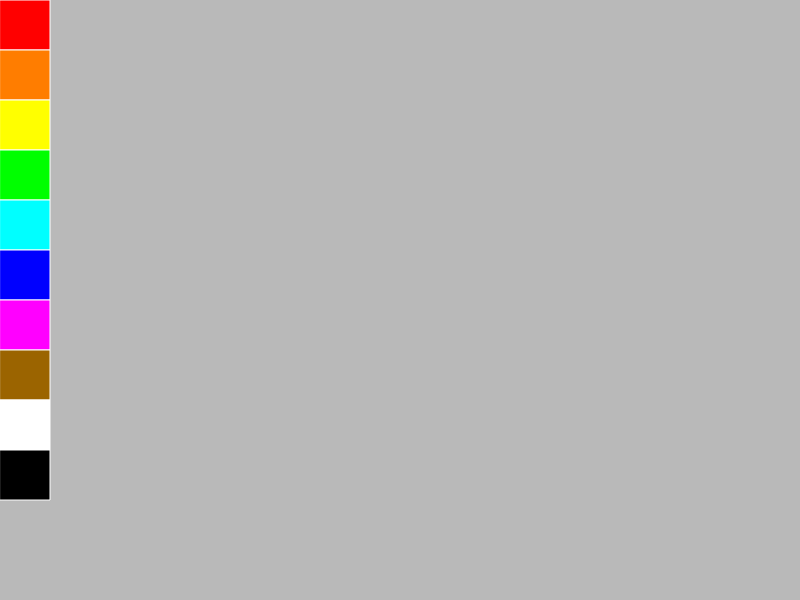
Frame 1 (no input)
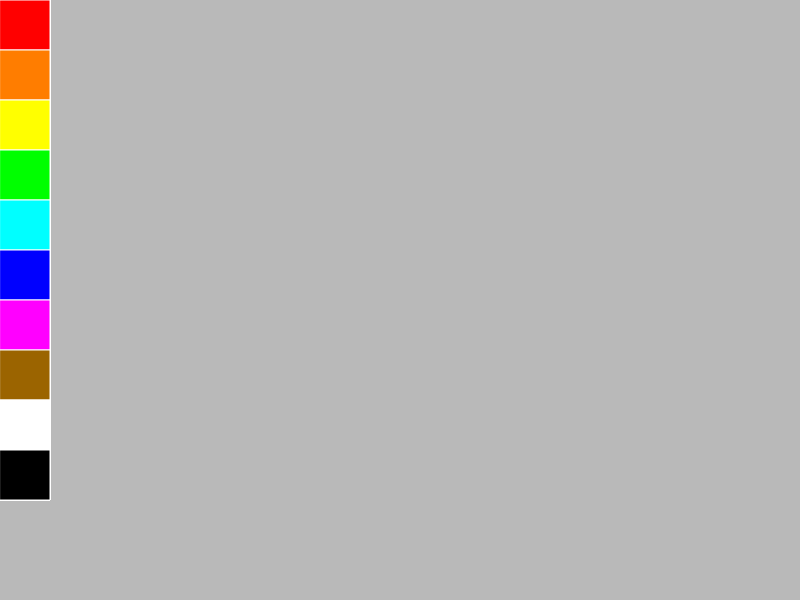
Frame 60 (no input)
Frame 120 (the mouse pressed at the canvas centre since frame 60): identical to frame 60, image omitted

The p5.js sketch that drew these frames (run headless with seeded random() and noise() and a simulated clock; from frame 60 on, the mouse is pressed at the canvas centre):

// p5.js sketch
// ── sketch.js
function setup() {
  createCanvas(800, 600);
  background(185);
}

function draw() {
  push();
  stroke(255, 255, 255);
  fill(255, 0, 0, 255);
  rect(0, 0, 50, 50);
  fill(255, 125, 0, 255);
  rect(0, 50, 50, 50);
  fill(255, 255, 0, 255);
  rect(0, 100, 50, 50);
  fill(0, 255, 0, 255);
  rect(0, 150, 50, 50);
  fill(0, 255, 255, 255);
  rect(0, 200, 50, 50);
  fill(0, 0, 255, 255);
  rect(0, 250, 50, 50);
  fill(255, 0, 255, 255);
  rect(0, 300, 50, 50);
  fill(155, 100, 0, 255);
  rect(0, 350, 50, 50);
  fill(255, 255, 255, 255);
  rect(0, 400, 50, 50);
  fill(0, 0, 0, 255);
  rect(0, 450, 50, 50);
  pop();
}
